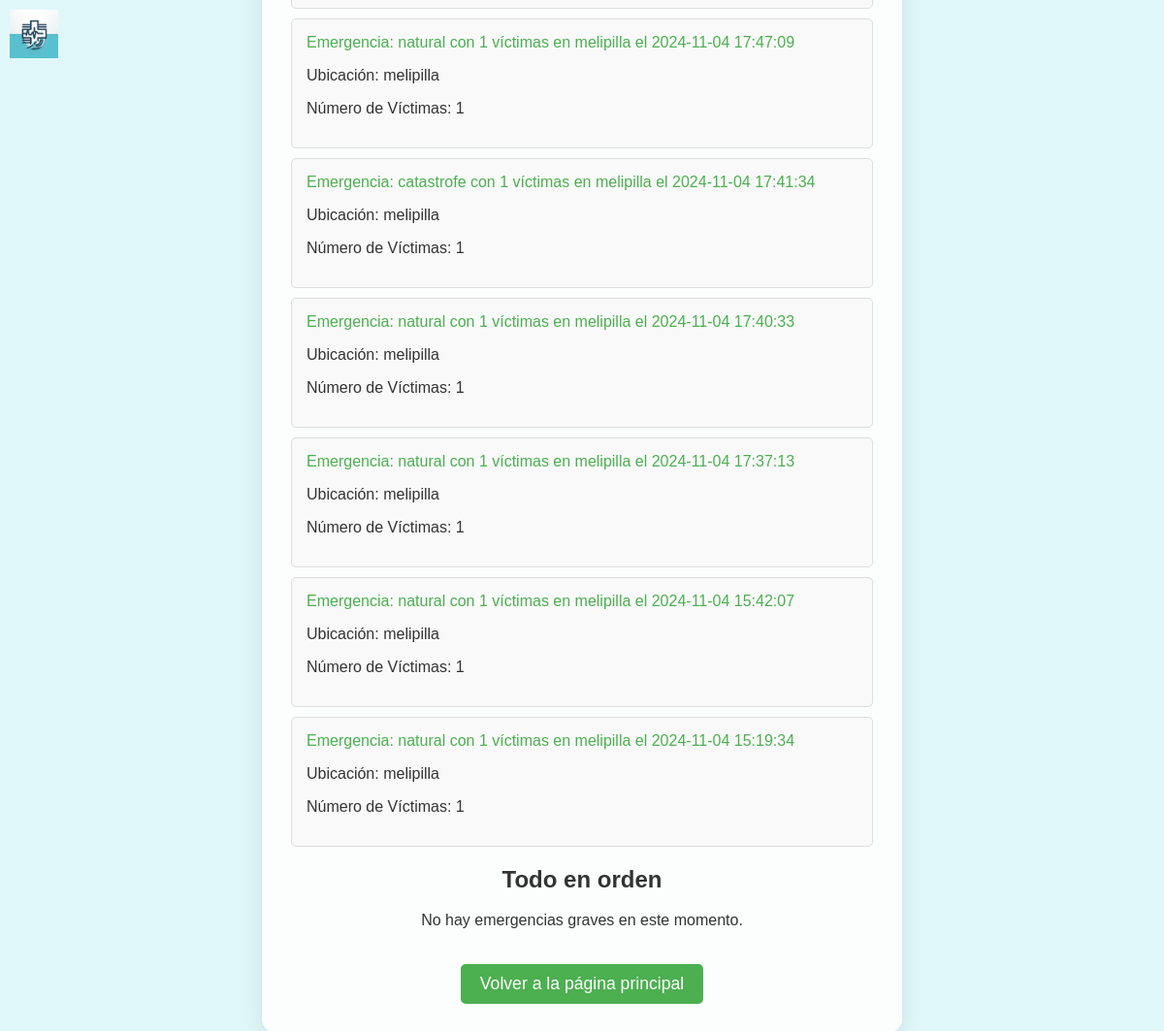
/buscar-info/ (signed in), run on the app's committed database.
### emergencia/models.py (models this page shows)
class Emergencia(models.Model):
    num_victimas = models.PositiveIntegerField()  # Cambiado a PositiveIntegerField para evitar números negativos
    tipo = models.CharField(max_length=100)  # Tipo de emergencia
    ubicacion = models.CharField(max_length=200)  # Ubicación de la emergencia
    fecha = models.DateTimeField(auto_now_add=True)  # Fecha de creación
    descripcion_incidente = models.TextField()  # Descripción del incidente
    nombre_accidentado = models.CharField(max_length=100)  # Nombre del accidentado
    class Meta:
        verbose_name = 'Emergencia'
        verbose_name_plural = 'Emergencias'
        ordering = ['-fecha']  # Ordenar las emergencias por fecha, las más recientes primero
    def __str__(self):
        return f'Emergencia: {self.tipo} con {self.num_victimas} víctimas en {self.ubicacion} el {self.fecha.strftime("%Y-%m-%d %H:%M:%S")}'

### emergencia/views.py (the view)
# urls.py: path('buscar-info/', views.buscar_info_view, name='buscar_info'),  # Buscar emergencias
@login_required
def buscar_info_view(request):
    emergencias = Emergencia.objects.all()
    return render(request, 'buscar_info.html', {'emergencias': emergencias})

### emergencia/templates/buscar_info.html (shortened to what this page needs)
{% load static %}
<!DOCTYPE html>
<html lang="es">
<head>
    <link rel="stylesheet" href="{% static 'css/buscaa.css' %}">
</head>
<body>
    <div class="logo">
        <img src="{% static 'img/logo.png' %}" alt="Logo">
    </div>
    <div class="container">
        {% with grave_emergencia=None %}
            <ul>
                {% for emergencia in emergencias %}
                    <li>
                        <a href="{% url 'evaluar_emergencia' emergencia.id %}">{{ emergencia }}</a>
                        <p>Ubicación: {{ emergencia.ubicacion }}</p>
                        <p>Número de Víctimas: {{ emergencia.num_victimas }}</p>
                    </li>
                {% empty %}
                    <li>No hay emergencias registradas en este momento.</li>
                {% endfor %}
            </ul>
        {% endwith %}
        {% if grave_emergencia %}
            <div class="alerta-grave">
                <h2>¡Atención!</h2>
                <p>La emergencia más grave es:</p>
                <p><strong>{{ grave_emergencia }}</strong></p>
                <p>Ubicación: {{ grave_emergencia.ubicacion }}</p>
                <p>Número de Víctimas: {{ grave_emergencia.num_victimas }}</p>
                <p>¡Actúe de inmediato!</p>
            </div>
        {% else %}
            <div class="alerta-sin-grave">
                <h2>Todo en orden</h2>
                <p>No hay emergencias graves en este momento.</p>
            </div>
        {% endif %}
        <a href="{% url 'principal' %}" class="btn-back">Volver a la página principal</a>
    </div>
</body>
</html>

### emergencia/static/css/buscaa.css (style rules this page uses)
body { font-family: 'Arial', sans-serif; background-color: #e0f7fa; color: #333; margin: 0; padding: 0; display: flex; justify-content: center; align-items: center; height: 100vh; background-image: url('https://img.freepik.com/foto-gratis/estetoscopio-espacio-copia_23-2148519770.jpg?t=st=1728929548~exp=1728933148~hmac=9e1c2a4e26f9e1bf2132ea4ba668dfb778b5d40497bd4133be38960478aa204f&w=1380'); background-size: cover; background-position: center; background-repeat: no-repeat; }
.container { background-color: rgba(255, 255, 255, 0.9); border-radius: 15px; box-shadow: 0 4px 20px rgba(0, 0, 0, 0.1); padding: 30px; max-width: 600px; text-align: center; }
ul { list-style-type: none; padding: 0; text-align: left; margin: 20px 0; }
li { background-color: #f9f9f9; border: 1px solid #ddd; border-radius: 5px; padding: 15px; margin: 10px 0; transition: background-color 0.3s, transform 0.3s; }
a { display: inline-block; color: #4CAF50; text-decoration: none; font-size: 1em; }
.btn-back { background-color: #4CAF50; color: white; padding: 10px 20px; border: none; border-radius: 5px; font-size: 1.1em; margin-top: 20px; display: inline-block; transition: background-color 0.3s; }
.logo { position: absolute; top: 10px; left: 10px; z-index: 1000; }
.logo img { width: 50px; height: auto; }

### data on the page
Emergencia: tipo+num_victimas+ubicacion "Emergencia: natural con 1 víctimas en melipilla el 2024-11-04 17:47:09", ubicacion "melipilla", num_victimas "1"
Emergencia: tipo+num_victimas+ubicacion "Emergencia: catastrofe con 1 víctimas en melipilla el 2024-11-04 17:41:34", ubicacion "melipilla", num_victimas "1"
Emergencia: tipo+num_victimas+ubicacion "Emergencia: natural con 1 víctimas en melipilla el 2024-11-04 17:40:33", ubicacion "melipilla", num_victimas "1"
Emergencia: tipo+num_victimas+ubicacion "Emergencia: natural con 1 víctimas en melipilla el 2024-11-04 17:37:13", ubicacion "melipilla", num_victimas "1"
Emergencia: tipo+num_victimas+ubicacion "Emergencia: natural con 1 víctimas en melipilla el 2024-11-04 15:42:07", ubicacion "melipilla", num_victimas "1"
Emergencia: tipo+num_victimas+ubicacion "Emergencia: natural con 1 víctimas en melipilla el 2024-11-04 15:19:34", ubicacion "melipilla", num_victimas "1"
